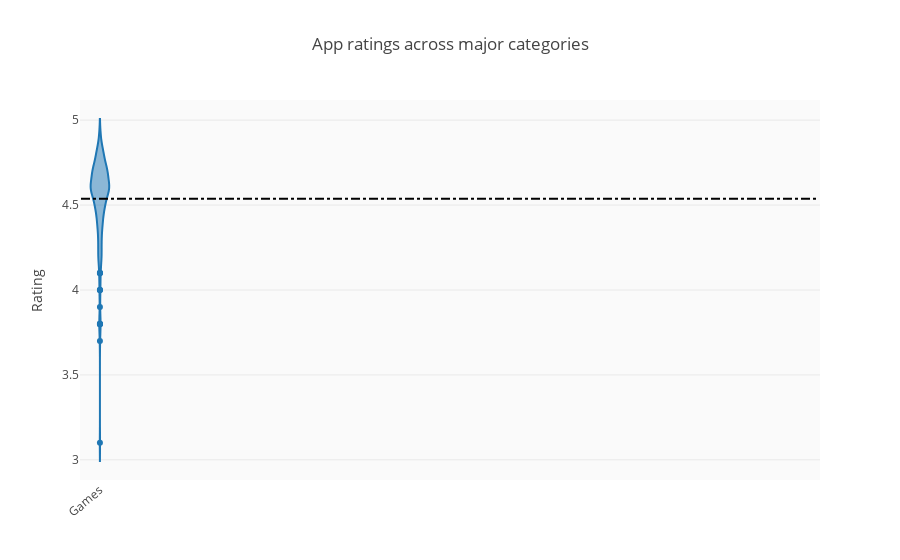

The code cell stored with this chart in its notebook:
### Markdown cell above
Best performing categories

### Code cell
groups = df.groupby('Category').filter(lambda x: len(x) >= 170).reset_index()
#print(type(groups.item.['BUSINESS']))
print('Average rating = ', np.nanmean(list(groups.Rating)))
#print(len(groups.loc[df.Category == 'DATING']))
c = ['hsl('+str(h)+',50%'+',50%)' for h in np.linspace(0, 720, len(set(groups.Category)))]


#df_sorted = df.groupby('Category').agg({'Rating':'median'}).reset_index().sort_values(by='Rating', ascending=False)
#print(df_sorted)

layout = {'title' : 'App ratings across major categories',
        'xaxis': {'tickangle':-40},
        'yaxis': {'title': 'Rating'},
          'plot_bgcolor': 'rgb(250,250,250)',
          'shapes': [{
              'type' :'line',
              'x0': -.5,
              'y0': np.nanmean(list(groups.Rating)),
              'x1': 19,
              'y1': np.nanmean(list(groups.Rating)),
              'line': { 'dash': 'dashdot'}
          }]
          }

data = [{
    'y': df.loc[df.Category==category]['Rating'], 
    'type':'violin',
    'name' : category,
    'showlegend':False,
    #'marker': {'color': 'Set2'},
    } for i,category in enumerate(list(set(groups.Category)))]



plotly.offline.iplot({'data': data, 'layout': layout})

### Figure 1 — Plotly figure (JSON) as saved in the notebook; plotly's stock layout.template omitted (floating-point values rounded to 4 significant figures; data arrays with more than 128 entries replaced by an {"elided": "..."} marker saying what was removed)
{"data": [{"name": "Games", "showlegend": false, "type": "violin", "uid": "6d826be8-e19a-49da-b13f-4c0c93f09f1a", "y": {"elided": "220 float values"}}], "layout": {"plot_bgcolor": "rgb(250,250,250)", "shapes": [{"line": {"dash": "dashdot"}, "type": "line", "x0": -0.5, "x1": 19, "y0": 4.537, "y1": 4.537}], "title": {"text": "App ratings across major categories"}, "xaxis": {"tickangle": -40}, "yaxis": {"title": {"text": "Rating"}}}}
